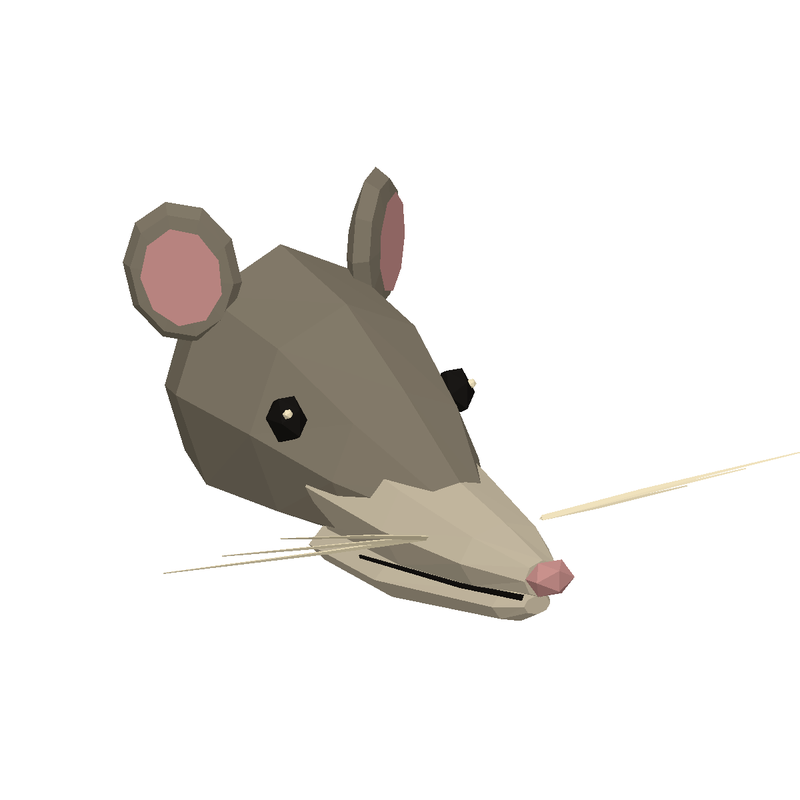
#> input picture extras/ratos-abrigo-v4/cabeca.png, 800 x 800 px, given in place of run-0.png, which was not available
$ python gerar-corrida-gif.py
#> lines starting #> are read from the running program, lines starting #| are printed output that depends on the picture
from pathlib import Path
from PIL import Image, ImageDraw, ImageFont
import io
out=Path('.')
font=ImageFont.truetype('/usr/share/fonts/truetype/dejavu/DejaVuSans.ttf',21)
frames=[]
for i in range(36):
    with Image.open(out/f'run-{i}.png') as im:frame=im.convert('RGB').crop((0,210,800,600))
#> im is the input picture: PIL image 800x800 RGB; mean R, G, B 235.6, 233.7, 231.2
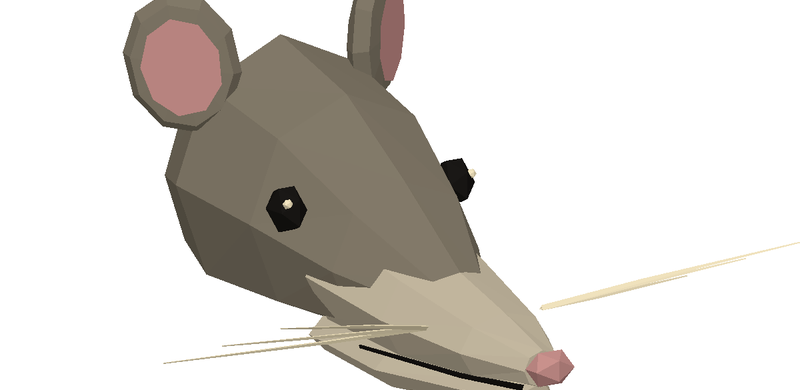
#> frame: PIL image 800x390 RGB; mean R, G, B 216.5, 212.7, 207.8
    d=ImageDraw.Draw(frame);d.text((20,12),'CORRIDA LEVE  /  VELOCIDADE NORMAL',font=font,fill='#3b342b')
    d.line((18,276,782,276),fill='#cec7bb',width=2)
    d.line((676,52,760,52),fill='#718451',width=4);d.polygon([(760,52),(746,44),(746,60)],fill='#718451')
    frames.append(frame)
#> pass 2 of the loop `for i in range(36):`:
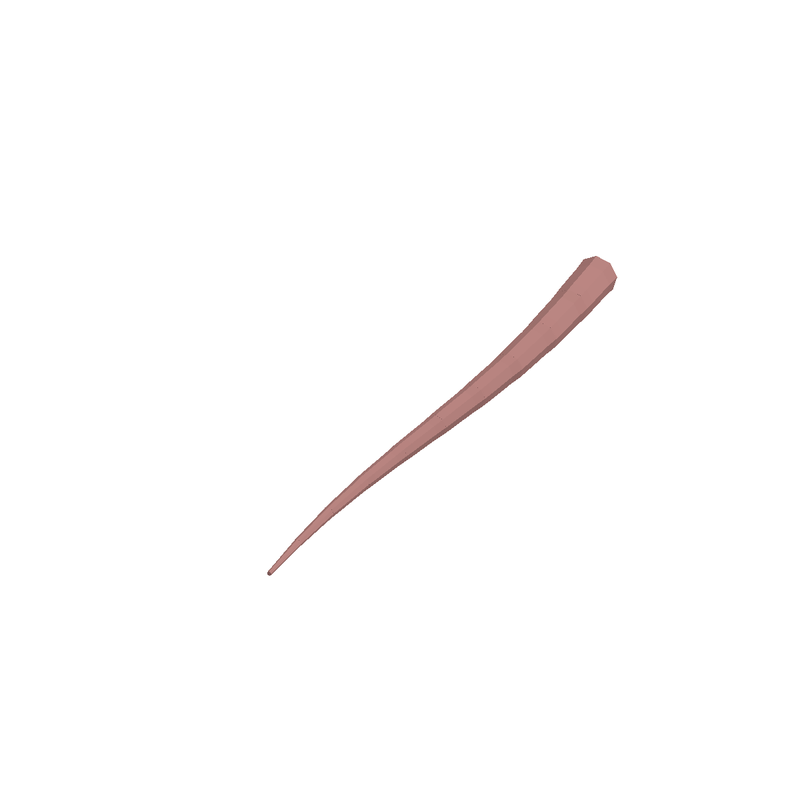
#> input picture extras/ratos-abrigo-v4/cauda.png, 800 x 800 px, given in place of run-1.png, which was not available
#> im is the input picture: PIL image 800x800 RGB; mean R, G, B 253.6, 252.8, 252.7
#> `with Image.open(out/f'run-{i}.png') as im:frame=im.convert('RGB').crop..`:
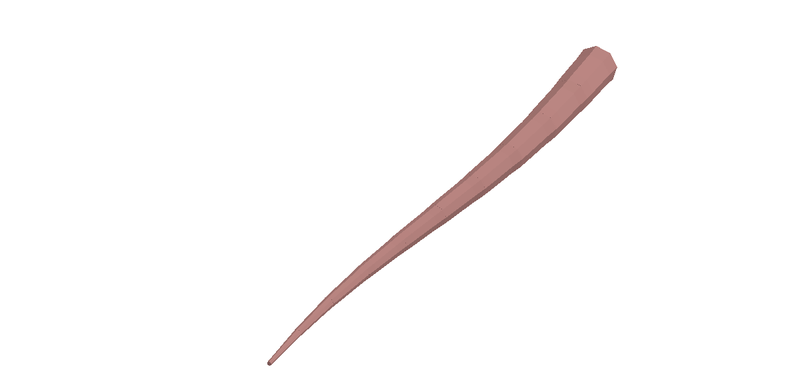
#> frame: PIL image 800x390 RGB; mean R, G, B 252.1, 250.4, 250.3
#> (the run stopped early here; a loop or call above may not have finished)
